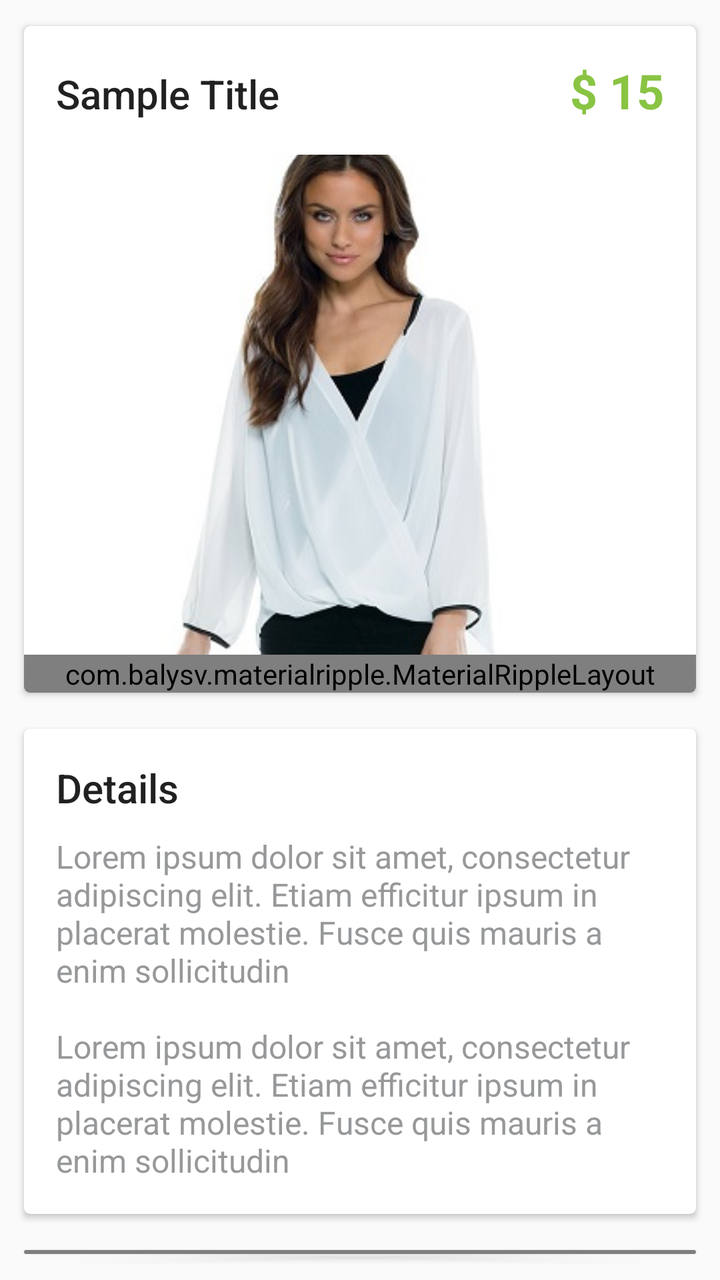
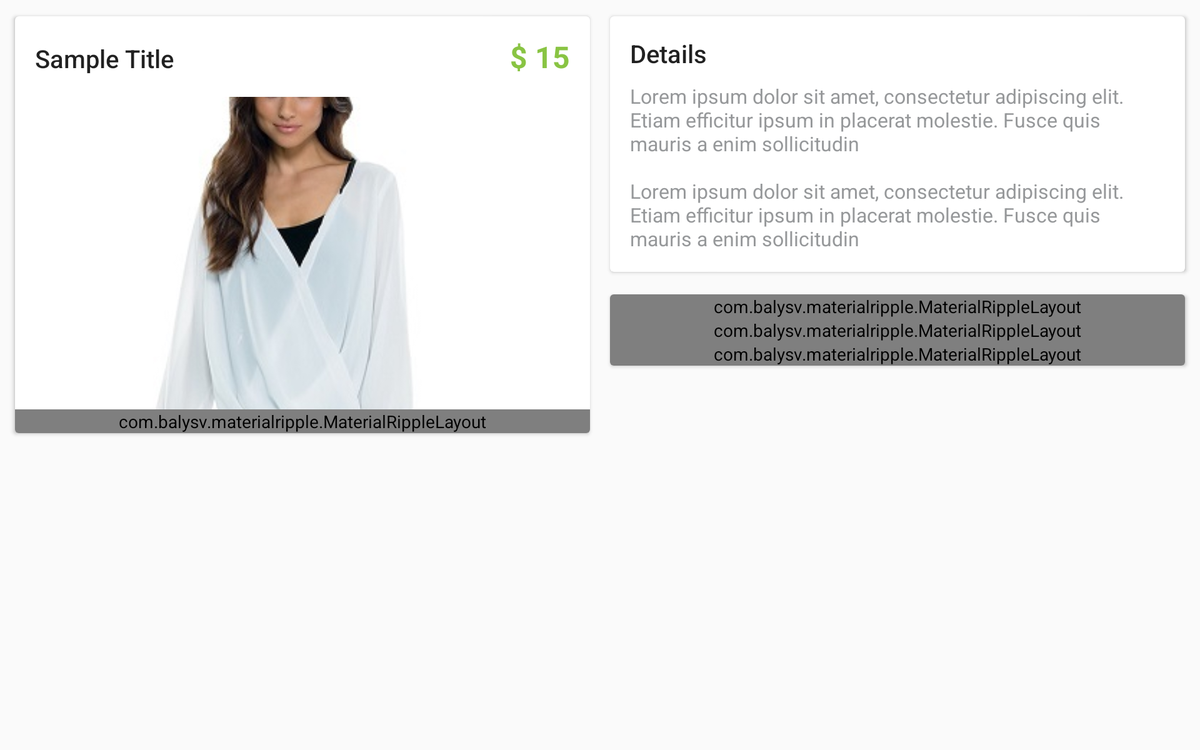

Compare how this app lays out the same screen by default and in its alternative resource folder. The renders come first, then the two layout files and the values they reference.
<!-- AndroidManifest.xml: application theme AppTheme -->
<!-- res/layout/include_item_details_content.xml -->
<?xml version="1.0" encoding="utf-8"?>
<LinearLayout xmlns:android="http://schemas.android.com/apk/res/android"
    xmlns:app="http://schemas.android.com/apk/res-auto"
    android:orientation="vertical" android:layout_width="match_parent"
    android:layout_height="match_parent">
    <LinearLayout
        android:layout_width="match_parent"
        android:layout_height="match_parent"
        android:orientation="vertical"
        android:padding="@dimen/spacing_medium">

        <android.support.v7.widget.CardView
            android:id="@+id/lyt_product"
            android:layout_width="match_parent"
            android:layout_height="wrap_content"
            android:layout_margin="5dp"
            app:cardCornerRadius="3dp"
            app:cardElevation="2dp"
            app:cardUseCompatPadding="true">

            <LinearLayout
                android:layout_width="match_parent"
                android:layout_height="match_parent"
                android:orientation="vertical">

                <LinearLayout
                    android:layout_width="match_parent"
                    android:layout_height="wrap_content"
                    android:orientation="horizontal"
                    android:padding="@dimen/spacing_large">

                    <TextView
                        android:id="@+id/title"
                        android:layout_width="0dp"
                        android:layout_height="wrap_content"
                        android:layout_weight="1"
                        android:text="Sample Title"
                        android:textAppearance="@style/TextAppearance.AppCompat.Title" />

                    <TextView
                        android:id="@+id/price"
                        android:layout_width="wrap_content"
                        android:layout_height="wrap_content"
                        android:text="$ 15"
                        android:textAppearance="@style/TextAppearance.AppCompat.Headline"
                        android:textColor="@color/colorPrimary"
                        android:textStyle="bold" />

                </LinearLayout>

                <ImageView
                    android:id="@+id/image"
                    android:layout_width="match_parent"
                    android:layout_height="250dp"
                    android:scaleType="centerCrop"
                    android:src="@drawable/c_f_5" />

                <LinearLayout
                    android:layout_width="match_parent"
                    android:layout_height="wrap_content"
                    android:orientation="horizontal">
                    <com.balysv.materialripple.MaterialRippleLayout
                        style="@style/RippleStyleWhite"
                        android:layout_width="0dp"
                        android:layout_height="wrap_content"
                        android:layout_weight="1">

                        <Button
                            android:id="@+id/bt_cart"
                            style="@style/Base.Widget.AppCompat.Button.Borderless"
                            android:layout_width="match_parent"
                            android:layout_height="match_parent"
                            android:background="@color/colorPrimary"
                            android:minHeight="60dp"
                            android:text="ADD TO CART"
                            android:textColor="@android:color/white" />
                    </com.balysv.materialripple.MaterialRippleLayout>
                </LinearLayout>
            </LinearLayout>
        </android.support.v7.widget.CardView>

        <android.support.v7.widget.CardView
            android:layout_width="match_parent"
            android:layout_height="wrap_content"
            android:layout_margin="5dp"
            app:cardCornerRadius="3dp"
            app:cardElevation="2dp"
            app:cardUseCompatPadding="true">

            <LinearLayout
                android:layout_width="match_parent"
                android:layout_height="match_parent"
                android:orientation="vertical"
                android:padding="@dimen/spacing_large">

                <TextView
                    android:layout_width="match_parent"
                    android:layout_height="wrap_content"
                    android:paddingBottom="@dimen/spacing_middle"
                    android:text="Details"
                    android:textAppearance="@style/TextAppearance.AppCompat.Title" />

                <TextView
                    android:layout_width="match_parent"
                    android:layout_height="wrap_content"
                    android:text="@string/lorem_ipsum"
                    android:textAppearance="@style/TextAppearance.AppCompat.Subhead"
                    android:textColor="@color/grey_hard" />
            </LinearLayout>
        </android.support.v7.widget.CardView>

        <android.support.v7.widget.CardView
            android:layout_width="match_parent"
            android:layout_height="wrap_content"
            android:layout_margin="5dp"
            app:cardCornerRadius="3dp"
            app:cardElevation="2dp"
            app:cardUseCompatPadding="true">

            <LinearLayout
                android:layout_width="match_parent"
                android:layout_height="match_parent"
                android:orientation="vertical">

                <com.balysv.materialripple.MaterialRippleLayout
                    style="@style/RippleStyleBlack"
                    android:layout_width="match_parent"
                    android:layout_height="wrap_content">

                    <LinearLayout
                        android:id="@+id/lyt_likes"
                        android:layout_width="match_parent"
                        android:layout_height="wrap_content"
                        android:gravity="center_vertical"
                        android:clickable="true"
                        android:onClick="actionClick"
                        android:orientation="horizontal"
                        android:padding="@dimen/spacing_large">

                        <ImageView
                            android:layout_width="@dimen/spacing_xlarge"
                            android:layout_height="@dimen/spacing_xlarge"
                            android:src="@drawable/ic_love_medium" />

                        <TextView
                            android:id="@+id/likes"
                            android:layout_width="wrap_content"
                            android:layout_height="wrap_content"
                            android:layout_marginLeft="@dimen/spacing_large"
                            android:text="132 Likes"
                            android:textAppearance="@style/TextAppearance.AppCompat.Subhead" />
                    </LinearLayout>
                </com.balysv.materialripple.MaterialRippleLayout>

                <com.balysv.materialripple.MaterialRippleLayout
                    style="@style/RippleStyleBlack"
                    android:layout_width="match_parent"
                    android:layout_height="wrap_content">

                    <LinearLayout
                        android:id="@+id/lyt_sales"
                        android:layout_width="match_parent"
                        android:layout_height="wrap_content"
                        android:gravity="center_vertical"
                        android:clickable="true"
                        android:onClick="actionClick"
                        android:orientation="horizontal"
                        android:padding="@dimen/spacing_large">

                        <ImageView
                            android:layout_width="@dimen/spacing_xlarge"
                            android:layout_height="@dimen/spacing_xlarge"
                            android:src="@drawable/ic_sales_medium" />

                        <TextView
                            android:id="@+id/sales"
                            android:layout_width="wrap_content"
                            android:layout_height="wrap_content"
                            android:layout_marginLeft="@dimen/spacing_large"
                            android:text="87 Sales"
                            android:textAppearance="@style/TextAppearance.AppCompat.Subhead" />
                    </LinearLayout>
                </com.balysv.materialripple.MaterialRippleLayout>

                <com.balysv.materialripple.MaterialRippleLayout
                    style="@style/RippleStyleBlack"
                    android:layout_width="match_parent"
                    android:layout_height="wrap_content">

                    <LinearLayout
                        android:id="@+id/lyt_reviews"
                        android:layout_width="match_parent"
                        android:layout_height="wrap_content"
                        android:gravity="center_vertical"
                        android:clickable="true"
                        android:onClick="actionClick"
                        android:orientation="horizontal"
                        android:padding="@dimen/spacing_large">

                        <ImageView
                            android:layout_width="@dimen/spacing_xlarge"
                            android:layout_height="@dimen/spacing_xlarge"
                            android:src="@drawable/ic_review_medium" />

                        <TextView
                            android:id="@+id/reviews"
                            android:layout_width="wrap_content"
                            android:layout_height="wrap_content"
                            android:layout_marginLeft="@dimen/spacing_large"
                            android:text="120 Review"
                            android:textAppearance="@style/TextAppearance.AppCompat.Subhead" />
                    </LinearLayout>
                </com.balysv.materialripple.MaterialRippleLayout>
            </LinearLayout>

        </android.support.v7.widget.CardView>
    </LinearLayout>
</LinearLayout>
<!-- resources referenced by this layout -->
<resources>
  <color name="colorPrimary">#89C443</color>
  <color name="grey_hard">#96989A</color>
  <dimen name="spacing_large">16dp</dimen>
  <dimen name="spacing_medium">4dp</dimen>
  <dimen name="spacing_middle">10dp</dimen>
  <dimen name="spacing_xlarge">32dp</dimen>
  <!-- drawable c_f_5: jpg bitmap (drawable, 21497 bytes) -->
  <!-- drawable ic_love_medium: png bitmap (drawable, 4233 bytes) -->
  <!-- drawable ic_review_medium: png bitmap (drawable, 3992 bytes) -->
  <!-- drawable ic_sales_medium: png bitmap (drawable, 3561 bytes) -->
  <string name="lorem_ipsum">Lorem ipsum dolor sit amet, consectetur adipiscing elit. Etiam efficitur ipsum in placerat molestie.  Fusce quis mauris a enim sollicitudin
      \n\nLorem ipsum dolor sit amet, consectetur adipiscing elit. Etiam efficitur ipsum in placerat molestie.  Fusce quis mauris a enim sollicitudin</string>
  <style name="RippleStyleBlack" parent="RippleStyleWhite">
          <item name="mrl_rippleColor">#8096989A</item>
      </style>
  <style name="RippleStyleWhite">
          <item name="mrl_rippleOverlay">true</item>
          <item name="mrl_rippleColor">#80FFFFFF</item>
          <item name="mrl_rippleHover">true</item>
          <item name="mrl_rippleAlpha">0.2</item>
      </style>
  <style name="AppTheme" parent="BaseTheme" />
  <style name="BaseTheme" parent="Theme.AppCompat.Light.NoActionBar">
          <item name="colorPrimary">@color/colorPrimary</item> 
          <item name="colorPrimaryDark">@color/colorPrimaryDark</item> 
          <item name="colorControlHighlight">@color/colorAccentLight</item> 
          <item name="colorAccent">@color/colorAccent</item>
      </style>
  <color name="colorPrimaryDark">#558B2F</color>
  <color name="colorAccentLight">#9ECC66</color>
  <color name="colorAccent">#89C443</color>
</resources>
<!-- res/layout-w720dp/include_item_details_content.xml (the repository's variant of the layout above) -->
<!-- drawn on a 7-inch tablet turned sideways -->
<?xml version="1.0" encoding="utf-8"?>
<LinearLayout xmlns:android="http://schemas.android.com/apk/res/android"
    xmlns:app="http://schemas.android.com/apk/res-auto"
    android:layout_width="match_parent"
    android:layout_height="match_parent"
    android:orientation="horizontal">

    <LinearLayout
        android:layout_width="0dp"
        android:layout_weight="1"
        android:layout_height="match_parent"
        android:orientation="vertical"
        android:paddingLeft="@dimen/spacing_medium"
        android:paddingTop="@dimen/spacing_medium"
        android:paddingBottom="@dimen/spacing_medium">

        <android.support.v7.widget.CardView
            android:id="@+id/lyt_product"
            android:layout_width="match_parent"
            android:layout_height="wrap_content"
            android:layout_margin="5dp"
            app:cardCornerRadius="3dp"
            app:cardElevation="2dp"
            app:cardUseCompatPadding="true">

            <LinearLayout
                android:layout_width="match_parent"
                android:layout_height="match_parent"
                android:orientation="vertical">

                <LinearLayout
                    android:layout_width="match_parent"
                    android:layout_height="wrap_content"
                    android:orientation="horizontal"
                    android:padding="@dimen/spacing_large">

                    <TextView
                        android:id="@+id/title"
                        android:layout_width="0dp"
                        android:layout_height="wrap_content"
                        android:layout_weight="1"
                        android:text="Sample Title"
                        android:textAppearance="@style/TextAppearance.AppCompat.Title" />

                    <TextView
                        android:id="@+id/price"
                        android:layout_width="wrap_content"
                        android:layout_height="wrap_content"
                        android:text="$ 15"
                        android:textAppearance="@style/TextAppearance.AppCompat.Headline"
                        android:textColor="@color/colorPrimary"
                        android:textStyle="bold" />

                </LinearLayout>

                <ImageView
                    android:id="@+id/image"
                    android:layout_width="match_parent"
                    android:layout_height="250dp"
                    android:scaleType="centerCrop"
                    android:src="@drawable/c_f_5" />

                <LinearLayout
                    android:layout_width="match_parent"
                    android:layout_height="wrap_content"
                    android:orientation="horizontal">

                    <com.balysv.materialripple.MaterialRippleLayout
                        style="@style/RippleStyleWhite"
                        android:layout_width="0dp"
                        android:layout_height="wrap_content"
                        android:layout_weight="1">

                        <Button
                            android:id="@+id/bt_cart"
                            style="@style/Base.Widget.AppCompat.Button.Borderless"
                            android:layout_width="match_parent"
                            android:layout_height="match_parent"
                            android:background="@color/colorPrimary"
                            android:minHeight="60dp"
                            android:text="ADD TO CART"
                            android:textColor="@android:color/white" />
                    </com.balysv.materialripple.MaterialRippleLayout>
                </LinearLayout>
            </LinearLayout>
        </android.support.v7.widget.CardView>
    </LinearLayout>

    <LinearLayout
        android:layout_width="0dp"
        android:layout_weight="1"
        android:layout_height="match_parent"
        android:orientation="vertical"
        android:paddingRight="@dimen/spacing_medium"
        android:paddingTop="@dimen/spacing_medium"
        android:paddingBottom="@dimen/spacing_medium">

        <android.support.v7.widget.CardView
            android:layout_width="match_parent"
            android:layout_height="wrap_content"
            android:layout_margin="5dp"
            app:cardCornerRadius="3dp"
            app:cardElevation="2dp"
            app:cardUseCompatPadding="true">

            <LinearLayout
                android:layout_width="match_parent"
                android:layout_height="match_parent"
                android:orientation="vertical"
                android:padding="@dimen/spacing_large">

                <TextView
                    android:layout_width="match_parent"
                    android:layout_height="wrap_content"
                    android:paddingBottom="@dimen/spacing_middle"
                    android:text="Details"
                    android:textAppearance="@style/TextAppearance.AppCompat.Title" />

                <TextView
                    android:layout_width="match_parent"
                    android:layout_height="wrap_content"
                    android:text="@string/lorem_ipsum"
                    android:textAppearance="@style/TextAppearance.AppCompat.Subhead"
                    android:textColor="@color/grey_hard" />
            </LinearLayout>
        </android.support.v7.widget.CardView>

        <android.support.v7.widget.CardView
            android:layout_width="match_parent"
            android:layout_height="wrap_content"
            android:layout_margin="5dp"
            app:cardCornerRadius="3dp"
            app:cardElevation="2dp"
            app:cardUseCompatPadding="true">

            <LinearLayout
                android:layout_width="match_parent"
                android:layout_height="match_parent"
                android:orientation="vertical">

                <com.balysv.materialripple.MaterialRippleLayout
                    style="@style/RippleStyleBlack"
                    android:layout_width="match_parent"
                    android:layout_height="wrap_content">

                    <LinearLayout
                        android:id="@+id/lyt_likes"
                        android:layout_width="match_parent"
                        android:layout_height="wrap_content"
                        android:clickable="true"
                        android:gravity="center_vertical"
                        android:onClick="actionClick"
                        android:orientation="horizontal"
                        android:padding="@dimen/spacing_large">

                        <ImageView
                            android:layout_width="@dimen/spacing_xlarge"
                            android:layout_height="@dimen/spacing_xlarge"
                            android:src="@drawable/ic_love_medium" />

                        <TextView
                            android:id="@+id/likes"
                            android:layout_width="wrap_content"
                            android:layout_height="wrap_content"
                            android:layout_marginLeft="@dimen/spacing_large"
                            android:text="132 Likes"
                            android:textAppearance="@style/TextAppearance.AppCompat.Subhead" />
                    </LinearLayout>
                </com.balysv.materialripple.MaterialRippleLayout>

                <com.balysv.materialripple.MaterialRippleLayout
                    style="@style/RippleStyleBlack"
                    android:layout_width="match_parent"
                    android:layout_height="wrap_content">

                    <LinearLayout
                        android:id="@+id/lyt_sales"
                        android:layout_width="match_parent"
                        android:layout_height="wrap_content"
                        android:clickable="true"
                        android:gravity="center_vertical"
                        android:onClick="actionClick"
                        android:orientation="horizontal"
                        android:padding="@dimen/spacing_large">

                        <ImageView
                            android:layout_width="@dimen/spacing_xlarge"
                            android:layout_height="@dimen/spacing_xlarge"
                            android:src="@drawable/ic_sales_medium" />

                        <TextView
                            android:id="@+id/sales"
                            android:layout_width="wrap_content"
                            android:layout_height="wrap_content"
                            android:layout_marginLeft="@dimen/spacing_large"
                            android:text="87 Sales"
                            android:textAppearance="@style/TextAppearance.AppCompat.Subhead" />
                    </LinearLayout>
                </com.balysv.materialripple.MaterialRippleLayout>

                <com.balysv.materialripple.MaterialRippleLayout
                    style="@style/RippleStyleBlack"
                    android:layout_width="match_parent"
                    android:layout_height="wrap_content">

                    <LinearLayout
                        android:id="@+id/lyt_reviews"
                        android:layout_width="match_parent"
                        android:layout_height="wrap_content"
                        android:clickable="true"
                        android:gravity="center_vertical"
                        android:onClick="actionClick"
                        android:orientation="horizontal"
                        android:padding="@dimen/spacing_large">

                        <ImageView
                            android:layout_width="@dimen/spacing_xlarge"
                            android:layout_height="@dimen/spacing_xlarge"
                            android:src="@drawable/ic_review_medium" />

                        <TextView
                            android:id="@+id/reviews"
                            android:layout_width="wrap_content"
                            android:layout_height="wrap_content"
                            android:layout_marginLeft="@dimen/spacing_large"
                            android:text="120 Review"
                            android:textAppearance="@style/TextAppearance.AppCompat.Subhead" />
                    </LinearLayout>
                </com.balysv.materialripple.MaterialRippleLayout>
            </LinearLayout>

        </android.support.v7.widget.CardView>


    </LinearLayout>
</LinearLayout>
